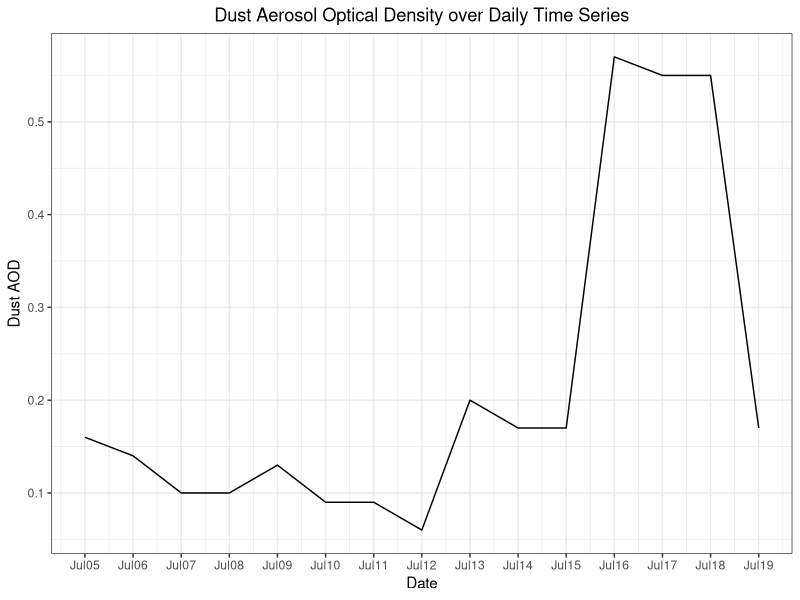
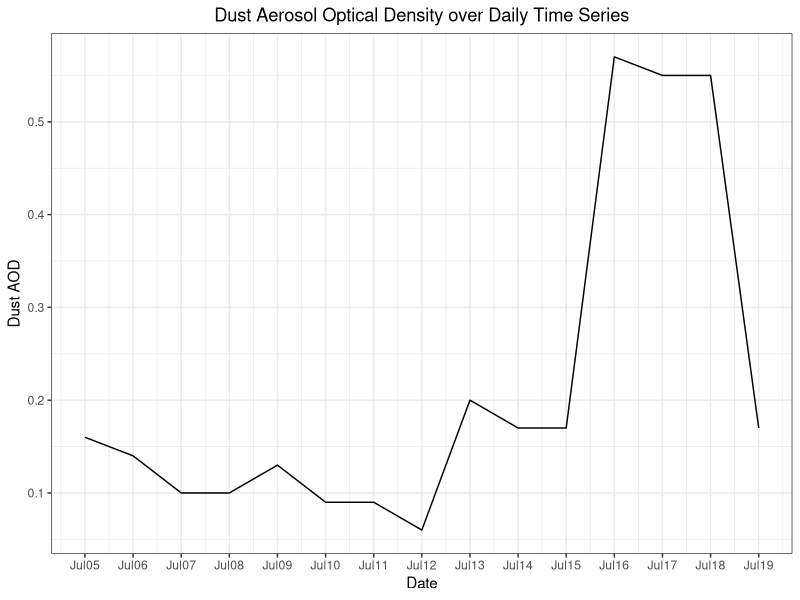

Write the R code that produced these figures, in order.
## ---- chunk 1
library(here)
library(tidyverse)
library(lubridate)
library(kableExtra)
## ---- chunk 2
dust<- read_csv(here("data", "processed_data", "dust","dust_master.csv")) 
dust_all<- read_csv(here("data", "processed_data","tx_master.csv")) 
## ---- chunk 3
dust<- dust %>%
  filter(between(date,as.Date('2022-07-05'), as.Date('2022-07-19')))

dust_all<- dust_all %>%
  select(date, hr_cst, Dust) %>%
  filter(between(date, as.Date('2022-07-07'), as.Date('2022-07-19'))) 

dust_all<- dust_all %>%
  mutate(ymdh = paste(dust_all$date, dust_all$hr_cst, sep = "-")) #Combines Hour and Date
  
dust_all<- dust_all %>% #Set as YMDH
  mutate(ymdh = ymd_h(dust_all$ymdh))
## ---- chunk 4
dust %>% ggplot()+ geom_line(
  aes(x = date,
      y = t7sum))+
  labs(title = "Dust Aerosol Optical Density over Daily Time Series",
       x = "Date",
       y = "Dust AOD")+
  theme_bw()+
  scale_x_date(date_breaks = "1 day", date_labels = "%b%d") +
  theme(plot.title = element_text(hjust = 0.5))

ggsave(here("results", "plots", "dust", "dust_daily.png"))
## ---- chunk 5
dust_tbl<-
  dust %>%
  select(t1,t7,t13,t19,t7sum,date) %>%
  rename("1:00" = "t1",
         "7:00" = "t7",
         "13:00" = "t13",
         "19:00"= "t19",
         "Dust" = "t7sum",
         "Date" = "date") 

dust_tbl<-
  kable(dust_tbl[,c(6,1:5)])
dust_tbl
